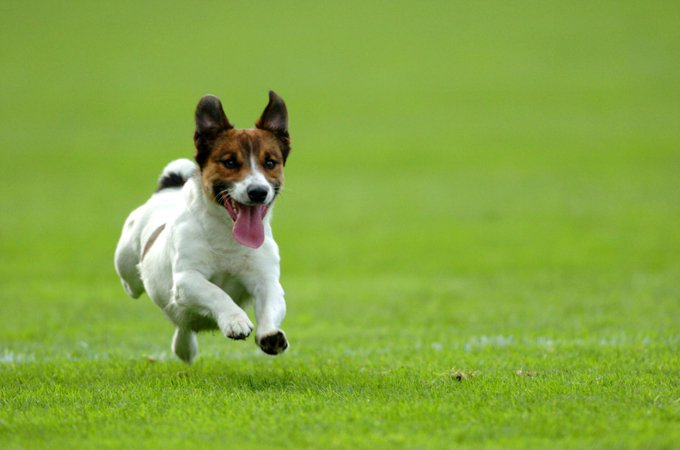
#> input picture images/dog.jpg, 680 x 450 px
$ jupyter execute 02_colorconvert_and_displaymethod.ipynb   (shell and % lines are left out)
#> lines starting #> are read from the running program, lines starting #| are printed output that depends on the picture
[cell 1]
#load the necessary packages
import cv2
import matplotlib.pyplot as plt
import numpy as np

[cell 2]
#method for display image
def display_image(image, cmap=None):
    fig = plt.figure(figsize = (12, 10))
    ax = fig.add_subplot(111)
    ax.imshow(image, cmap)

[cell 3]
#method for load image
def load_image():
    image = cv2.imread('images/dog.jpg')
#> image is the input picture: shape (450, 680, 3); mean B, G, R 64.2, 167.7, 133
    return image

[cell 4]
#load image from images folder
#image = cv2.imread('images/dog.jpg')
image = load_image()
original_image = image

[cell 5]
#display original image
display_image(original_image)

[cell 6]
#using opencv to display original image
cv2.imshow("image", original_image)
cv2.waitKey(0)

[cell 7]
image_gray = cv2.cvtColor(image, cv2.COLOR_BGR2GRAY)
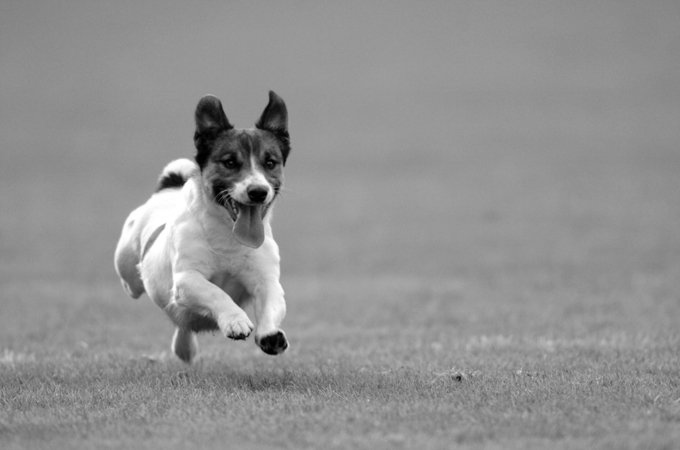
#> image_gray: shape (450, 680); min 0, max 255, mean 145.5

[cell 8]
display_image(image_gray , cmap = "gray")

$ run again, with images/bricks.jpg copied over images/dog.jpg
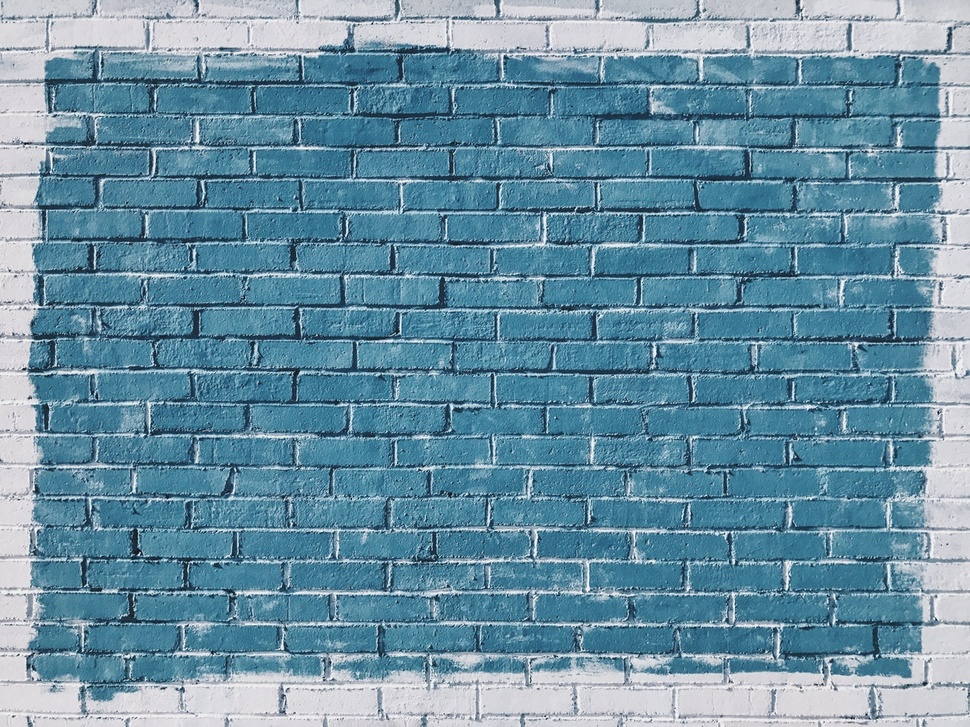
#> input picture images/bricks.jpg, 970 x 727 px, shrunk from 1267 x 950 before the run
#> in load_image, image is the input picture: shape (727, 970, 3); mean B, G, R 163.5, 144, 104.9
#> `image_gray = cv2.cvtColor(image, cv2.COLOR_BGR2GRAY)`:
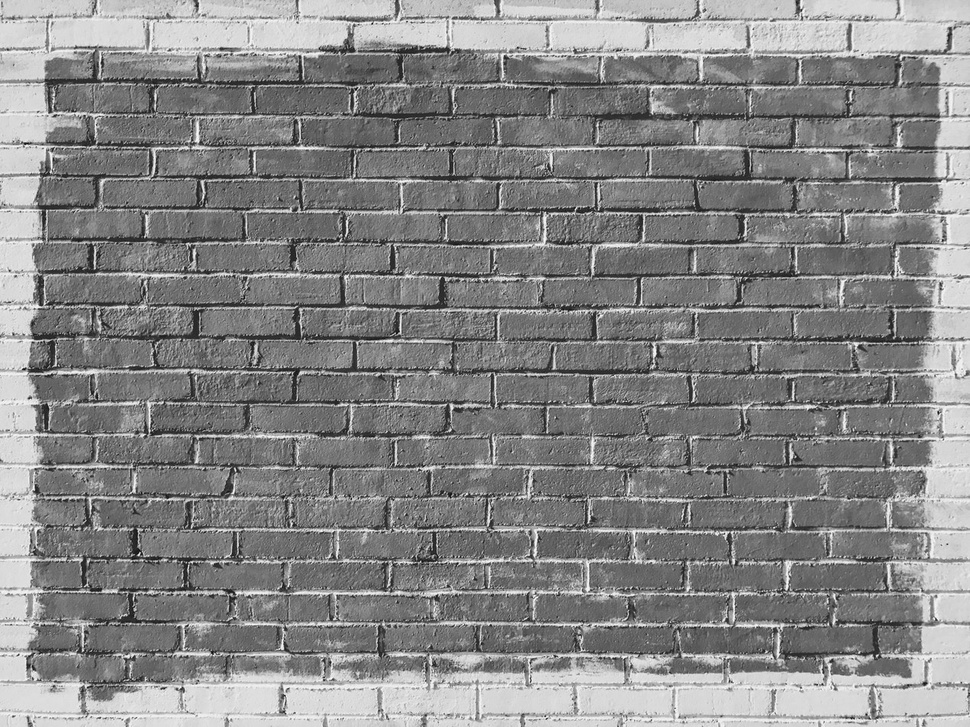
#> image_gray: shape (727, 970); min 7, max 254, mean 134.5
